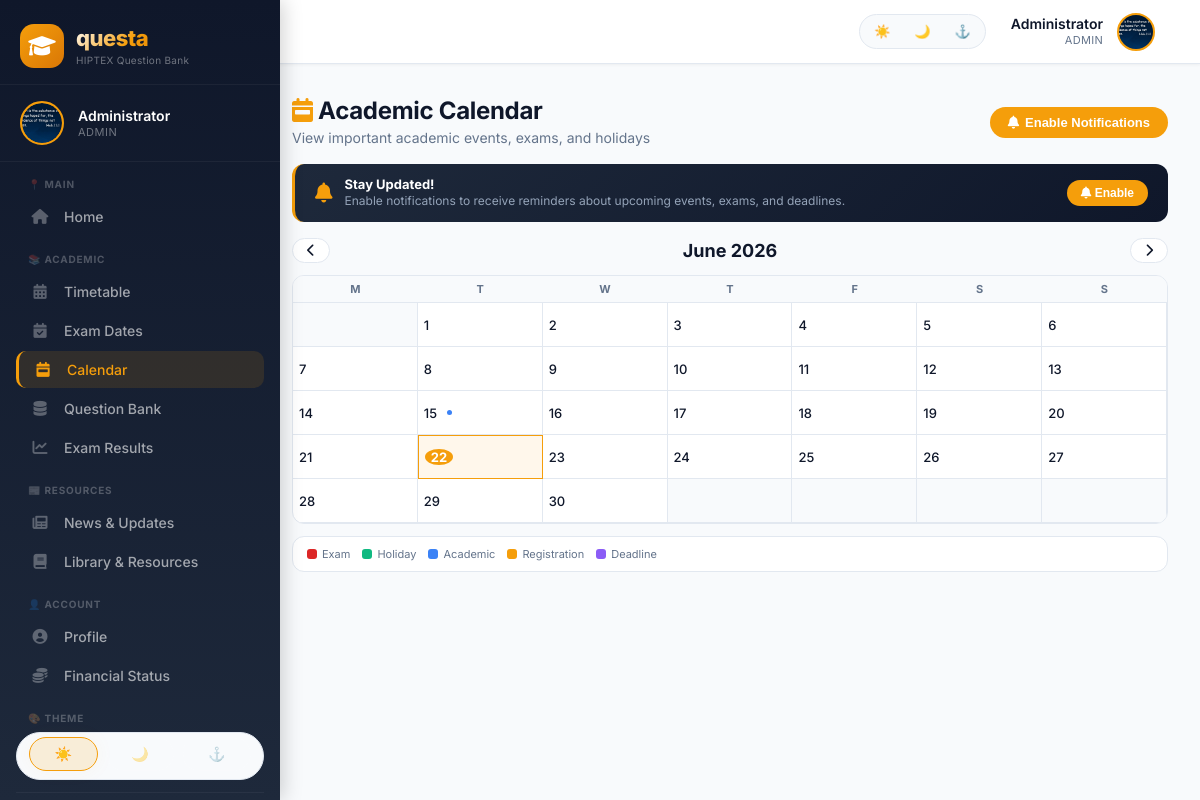
/calendar.php (signed in), run on the app's committed database.
### tables this page shows
CREATE TABLE `users` (
  `id` int(11) NOT NULL,
  `name` varchar(100) NOT NULL,
  `email` varchar(100) NOT NULL,
  `password` varchar(255) NOT NULL,
  `role` enum('admin','lecturer','student') DEFAULT 'student',
  `matricule` varchar(50) DEFAULT NULL,
  `department_id` int(11) DEFAULT NULL,
  `avatar` varchar(255) DEFAULT NULL,
  `created_at` datetime DEFAULT current_timestamp()
);

CREATE TABLE `calendar_events` (
  `id` int(11) NOT NULL,
  `title` varchar(255) NOT NULL,
  `description` text DEFAULT NULL,
  `event_date` date NOT NULL,
  `event_type` enum('exam','holiday','academic','registration','deadline') DEFAULT 'academic',
  `created_at` timestamp NOT NULL DEFAULT current_timestamp()
);

### includes/config.php (called while the page is built, shortened)
<?php
function getCurrentUser($pdo) {
    try {
        $stmt = $pdo->prepare("SELECT * FROM users WHERE id = ?");
        $stmt->execute([$_SESSION['user_id']]);
        return $stmt->fetch();
    } catch (PDOException $e) {
        return null;
    }
}

### calendar.php (the view, shortened to what this page needs)
<?php
require_once 'includes/config.php';
$month = isset($_GET['month']) ? intval($_GET['month']) : date('n');
$year = isset($_GET['year']) ? intval($_GET['year']) : date('Y');
$firstDayOfMonth = mktime(0, 0, 0, $month, 1, $year);
$daysInMonth = date('t', $firstDayOfMonth);
$startingDay = date('w', $firstDayOfMonth);
$startDate = "$year-" . str_pad($month, 2, '0', STR_PAD_LEFT) . "-01";
$endDate = "$year-" . str_pad($month, 2, '0', STR_PAD_LEFT) . "-$daysInMonth";
$stmt = $pdo->prepare("
    SELECT * FROM calendar_events
    WHERE event_date BETWEEN ? AND ?
    ORDER BY event_date
");
$stmt->execute([$startDate, $endDate]);
$events = $stmt->fetchAll();
$eventsByDate = [];
foreach ($events as $event) {
    $date = $event['event_date'];
    if (!isset($eventsByDate[$date])) {
        $eventsByDate[$date] = [];
    }
    $eventsByDate[$date][] = $event;
}
$monthNames = ['January', 'February', 'March', 'April', 'May', 'June', 'July', 'August', 'September', 'October', 'November', 'December'];
$prevMonth = $month - 1;
$prevYear = $year;
$nextMonth = $month + 1;
$nextYear = $year;
include 'includes/header.php';
include 'includes/sidebar.php';
?>
<div class="main-content">
    <div class="page-header">
        <div class="page-header-left">
            <h1><i class="fas fa-calendar-week" style="color: #f59e0b;"></i> Academic Calendar</h1>
            <p>View important academic events, exams, and holidays</p>
        </div>
        <button class="notif-btn" id="enableNotifications">
            <i class="fas fa-bell"></i> Enable Notifications
        </button>
    </div>
    <div class="notification-banner" id="notificationBanner">
        <div class="notification-icon">
            <i class="fas fa-bell"></i>
        </div>
        <div class="notification-text">
            <strong>Stay Updated!</strong>
            <p>Enable notifications to receive reminders about upcoming events, exams, and deadlines.</p>
        </div>
        <button class="notif-btn-small" id="enableNotifSmall">
            <i class="fas fa-bell"></i> Enable
        </button>
    </div>
    <div class="calendar-header">
        <button class="nav-btn" onclick="window.location.href='?month=<?php echo $prevMonth; ?>&year=<?php echo $prevYear; ?>'">
            <i class="fas fa-chevron-left"></i>
        </button>
        <span class="current-month"><?php echo $monthNames[$month - 1]; ?> <?php echo $year; ?></span>
        <button class="nav-btn" onclick="window.location.href='?month=<?php echo $nextMonth; ?>&year=<?php echo $nextYear; ?>'">
            <i class="fas fa-chevron-right"></i>
        </button>
    </div>
    <div class="calendar-container">
        <div class="weekdays-compact">
            <div class="weekday-compact">M</div>
            <div class="weekday-compact">T</div>
            <div class="weekday-compact">W</div>
            <div class="weekday-compact">T</div>
            <div class="weekday-compact">F</div>
            <div class="weekday-compact">S</div>
            <div class="weekday-compact">S</div>
        </div>
        <div class="calendar-grid-compact">
            <?php
            $today = date('Y-m-d');
            for ($i = 0; $i < $startingDay; $i++) {
                echo '<div class="calendar-cell other-month"></div>';
            }
            for ($day = 1; $day <= $daysInMonth; $day++) {
                $dateKey = "$year-" . str_pad($month, 2, '0', STR_PAD_LEFT) . "-" . str_pad($day, 2, '0', STR_PAD_LEFT);
                $dayEvents = isset($eventsByDate[$dateKey]) ? $eventsByDate[$dateKey] : [];
                $isToday = ($dateKey == $today);
                $hasEvents = count($dayEvents) > 0;
                echo '<div class="calendar-cell ' . ($isToday ? 'today' : '') . ($hasEvents ? 'has-event' : '') . '" onclick="showEvents(\'' . $dateKey . '\')">';
                echo '<span class="cell-day">' . $day . '</span>';
                if ($hasEvents) {
                    $firstType = $dayEvents[0]['event_type'];
                    echo '<span class="cell-dot ' . $firstType . '"></span>';
                }
                echo '</div>';
            }
            $remainingCells = (7 - (($startingDay + $daysInMonth) % 7)) % 7;
            for ($i = 1; $i <= $remainingCells; $i++) {
                echo '<div class="calendar-cell other-month"></div>';
            }
            ?>
        </div>
    </div>
    <div class="calendar-legend-compact">
        <div class="legend-item"><div class="legend-color exam"></div><span>Exam</span></div>
        <div class="legend-item"><div class="legend-color holiday"></div><span>Holiday</span></div>
        <div class="legend-item"><div class="legend-color academic"></div><span>Academic</span></div>
        <div class="legend-item"><div class="legend-color registration"></div><span>Registration</span></div>
        <div class="legend-item"><div class="legend-color deadline"></div><span>Deadline</span></div>
    </div>
</div>
<?php include 'includes/footer.php'; ?>

### includes/header.php (shortened to what this page needs)
<?php
$currentUser = getCurrentUser($pdo);
?>
<!DOCTYPE html>
<html lang="en">
<head>
    <link rel="stylesheet" href="https://cdnjs.cloudflare.com/ajax/libs/font-awesome/6.0.0-beta3/css/all.min.css">
    <link rel="stylesheet" href="assets/css/styles.css">
</head>
<body>
<div class="top-header">
    <div class="top-header-left">
        <div class="top-header-title">
            Questa <span>HIPTEX</span>
        </div>
    </div>
    <div class="top-header-right">
        <div class="header-theme-switcher">
            <button class="header-theme-btn" data-theme="light" onclick="setTheme('light')" title="Light Theme">☀️</button>
            <button class="header-theme-btn" data-theme="dark" onclick="setTheme('dark')" title="Dark Theme">🌙</button>
            <button class="header-theme-btn" data-theme="navy" onclick="setTheme('navy')" title="Navy Theme">⚓</button>
        </div>
        <a href="profile.php" class="header-user">
            <div class="header-user-info">
                <div class="header-user-name" id="headerUserName">
                    <?php echo htmlspecialchars($currentUser['name'] ?? 'User'); ?>
                </div>
                <div class="header-user-role" id="headerUserRole">
                    <?php echo ucfirst($currentUser['role'] ?? 'student'); ?>
                </div>
            </div>
            <div class="header-avatar" id="headerAvatar">
                <?php
                if (!empty($currentUser['avatar']) && file_exists($currentUser['avatar'])) {
                    echo '<img src="' . $currentUser['avatar'] . '" style="width:100%;height:100%;border-radius:50%;object-fit:cover;">';
                } else {
                    $initials = strtoupper(substr($currentUser['name'] ?? 'U', 0, 1));
                    echo $initials;
                }
                ?>
            </div>
        </a>
    </div>
</div>

### includes/sidebar.php (shortened to what this page needs)
<?php
$currentUser = getCurrentUser($pdo);
$currentPage = basename($_SERVER['PHP_SELF']);
?>
<div class="sidebar" id="sidebar">
    <div class="sidebar-overlay-content">
        <div class="sidebar-header">
            <div class="sidebar-logo">
                <div class="sidebar-logo-icon">
                    <i class="fas fa-graduation-cap"></i>
                </div>
                <div class="sidebar-logo-text">
                    <h2>questa</h2>
                    <p>HIPTEX Question Bank</p>
                </div>
            </div>
        </div>
        <div class="sidebar-profile">
            <div class="sidebar-avatar" id="sidebarAvatar">
                <?php
                if (!empty($currentUser['avatar']) && file_exists($currentUser['avatar'])) {
                    echo '<img src="' . $currentUser['avatar'] . '" alt="Profile" style="width:100%;height:100%;border-radius:50%;object-fit:cover;">';
                } else {
                    $initials = strtoupper(substr($currentUser['name'] ?? 'U', 0, 1));
                    echo $initials;
                }
                ?>
            </div>
            <div class="sidebar-profile-info">
                <span class="sidebar-profile-name" id="sidebarProfileName"><?php echo htmlspecialchars($currentUser['name'] ?? 'User'); ?></span>
                <span class="sidebar-profile-role" id="sidebarProfileRole"><?php echo ucfirst($currentUser['role'] ?? 'student'); ?></span>
            </div>
        </div>
        <div class="nav-menu">
            <div class="nav-section">📍 Main</div>
            <a href="dashboard.php" class="nav-item <?php echo $currentPage == 'dashboard.php' ? 'active' : ''; ?>">
                <i class="fas fa-home"></i> Home
            </a>
            <div class="nav-section">📚 Academic</div>
            <a href="timetable.php" class="nav-item <?php echo $currentPage == 'timetable.php' ? 'active' : ''; ?>">
                <i class="fas fa-calendar-alt"></i> Timetable
            </a>
            <a href="exam-dates.php" class="nav-item <?php echo $currentPage == 'exam-dates.php' ? 'active' : ''; ?>">
                <i class="fas fa-calendar-check"></i> Exam Dates
            </a>
            <a href="calendar.php" class="nav-item <?php echo $currentPage == 'calendar.php' ? 'active' : ''; ?>">
                <i class="fas fa-calendar-week"></i> Calendar
            </a>
            <a href="question-bank.php" class="nav-item <?php echo $currentPage == 'question-bank.php' ? 'active' : ''; ?>">
                <i class="fas fa-database"></i> Question Bank
            </a>
            <a href="exam-results.php" class="nav-item <?php echo $currentPage == 'exam-results.php' ? 'active' : ''; ?>">
                <i class="fas fa-chart-line"></i> Exam Results
            </a>
            <div class="nav-section">📰 Resources</div>
            <a href="news.php" class="nav-item <?php echo $currentPage == 'news.php' ? 'active' : ''; ?>">
                <i class="fas fa-newspaper"></i> News &amp; Updates
            </a>
            <a href="library.php" class="nav-item <?php echo $currentPage == 'library.php' ? 'active' : ''; ?>">
                <i class="fas fa-book"></i> Library &amp; Resources
            </a>
            <div class="nav-section">👤 Account</div>
            <a href="profile.php" class="nav-item <?php echo $currentPage == 'profile.php' ? 'active' : ''; ?>">
                <i class="fas fa-user-circle"></i> Profile
            </a>
            <a href="financial-status.php" class="nav-item <?php echo $currentPage == 'financial-status.php' ? 'active' : ''; ?>">
                <i class="fas fa-coins"></i> Financial Status
            </a>
            <div class="nav-section">🎨 Theme</div>
            <div class="theme-switcher">
                <button class="theme-btn active" data-theme="light" onclick="setTheme('light')" title="Light Theme">☀️</button>
                <button class="theme-btn" data-theme="dark" onclick="setTheme('dark')" title="Dark Theme">🌙</button>
                <button class="theme-btn" data-theme="navy" onclick="setTheme('navy')" title="Navy Theme">⚓</button>
            </div>
            <div class="logout-item">
            </div>
        </div>
    </div>
</div>

### assets/css/styles.css (style rules this page uses)
* { margin: 0; padding: 0; box-sizing: border-box; }
body { font-family: 'Inter', -apple-system, BlinkMacSystemFont, 'Segoe UI', Roboto, sans-serif; background: #f8fafc; min-height: 100vh; display: flex; flex-direction: column; }
:root { --bg-primary: #f8fafc; --bg-secondary: #ffffff; --text-primary: #0f172a; --text-secondary: #475569; --text-muted: #64748b; --border-color: #e2e8f0; --card-shadow: 0 1px 3px rgba(0,0,0,0.05), 0 10px 15px -3px rgba(0,0,0,0.03); --accent: #3b82f6; --accent-hover: #2563eb; --danger: #ef4444; --success: #10b981; --warning: #f59e0b; }
[data-theme="dark"] { --bg-primary: #0f172a; --bg-secondary: #1e293b; --text-primary: #f1f5f9; --text-secondary: #cbd5e1; --text-muted: #94a3b8; --border-color: #334155; --card-shadow: 0 1px 3px rgba(0,0,0,0.3); }
[data-theme="navy"] { --bg-primary: #eef2ff; --bg-secondary: #ffffff; --text-primary: #1e3a8a; --text-secondary: #1e40af; --text-muted: #3b82f6; --border-color: #c7d2fe; --accent: #4f46e5; }
h1 { font-size: 28px; font-weight: 700; color: var(--text-primary); letter-spacing: -0.3px; }
h2 { font-size: 24px; font-weight: 700; color: var(--text-primary); }
p { color: var(--text-secondary); line-height: 1.5; }
.theme-switcher { display: flex; gap: 8px; background: var(--bg-primary); padding: 4px; border-radius: 30px; border: 1px solid var(--border-color); }
.theme-btn { padding: 6px 12px; border: none; border-radius: 30px; cursor: pointer; font-size: 12px; font-weight: 500; background: transparent; color: var(--text-secondary); transition: all 0.2s; }
.theme-btn.active { background: var(--accent); color: white; }
.sidebar { width: 260px; background: #0f172a; position: fixed; left: 0; top: 70px; bottom: 0; overflow-y: auto; transition: transform 0.3s ease; z-index: 90; }
.nav-item { display: flex; align-items: center; gap: 12px; padding: 12px 16px; margin-bottom: 4px; border-radius: 12px; color: #94a3b8; text-decoration: none; font-size: 14px; font-weight: 500; transition: all 0.2s; }
.nav-item i { width: 20px; font-size: 16px; }
.nav-item.active { background: rgba(59,130,246,0.2); color: white; }
.logout-item { margin-top: 40px; border-top: 1px solid #334155; padding-top: 20px; }
.main-content { margin-left: 260px; padding: 32px; min-height: calc(100vh - 70px); background: var(--bg-primary); }

### includes/header.php (style rules this page uses)
.top-header { background: var(--bg-secondary); padding: 12px 32px; display: flex; justify-content: space-between; align-items: center; box-shadow: 0 1px 3px rgba(0, 0, 0, 0.05); position: sticky; top: 0; z-index: 50; border-bottom: 1px solid var(--border-color); height: 64px; }
.top-header-left { display: flex; align-items: center; gap: 16px; }
.top-header-title { font-size: 18px; font-weight: 700; color: var(--text-primary); }
.top-header-title span { color: #f59e0b; }
.top-header-right { display: flex; align-items: center; gap: 20px; }
.header-theme-switcher { display: flex; gap: 4px; background: var(--bg-primary); padding: 4px; border-radius: 30px; border: 1px solid var(--border-color); }
.header-theme-btn { padding: 5px 10px; border: none; border-radius: 30px; cursor: pointer; font-size: 13px; background: transparent; color: var(--text-muted); transition: all 0.2s; }
.header-user { display: flex; align-items: center; gap: 14px; cursor: pointer; padding: 4px 12px 4px 4px; border-radius: 40px; transition: background 0.2s; text-decoration: none; border: 1px solid transparent; }
.header-user-info { text-align: right; line-height: 1.3; }
.header-user-name { font-weight: 600; font-size: 14px; color: var(--text-primary); }
.header-user-role { font-size: 11px; color: var(--text-muted); text-transform: uppercase; letter-spacing: 0.3px; }
.header-avatar { width: 38px; height: 38px; border-radius: 50%; display: flex; align-items: center; justify-content: center; color: white; font-weight: 700; font-size: 16px; background: linear-gradient(135deg, #f59e0b, #d97706); flex-shrink: 0; background-size: cover; background-position: center; border: 2px solid #f59e0b; }

### data on the page
users: name "Administrator", role "ADMIN", avatar (picture)

### other printed values
$monthNames[$month - 1] "June"
$year "2026"
